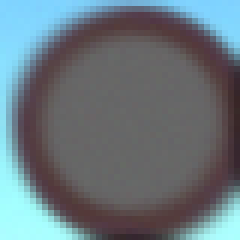
#> input picture Road_Signs_task/data/training/no_drive/14015.png, 40 x 40 px (shown 6 times larger); its folder holds only this picture in this run; the run also reads 1 picture not shown here
$ python -i eval.py   (imports and definitions only)
#> lines starting #> are read from the running program, lines starting #| are printed output that depends on the picture; pictures that were not available may be replaced by others from this repository, and a replacement may not be noted
import helpers
import cv2
import random
import numpy as np


def get_standatr_signs():
    """Функция, позволяющая получить стандартные изображения знаков для сравнения
    с оригинальными изображениями. Стандартные изображения знаков хранятся во внутреннем каталоге."""
    # стандартные изображения дорожных знаков
    a_unevenness = cv2.imread("data/standards/a_unevenness.jpg")
    # a_unevenness = cv2.inRange(a_unevenness, (89, 91, 149), (255, 255, 255))
    a_unevenness = cv2.resize(a_unevenness, (64, 64))
    a_unevenness = cv2.cvtColor(a_unevenness, cv2.COLOR_BGR2HSV)
    a_unevenness = a_unevenness[:, :, 0]

    no_drive = cv2.imread("data/standards/no_drive.png")
    # no_drive = cv2.inRange(no_drive, (89, 91, 149), (255, 255, 255))
    no_drive = cv2.resize(no_drive, (64, 64))
    no_drive = cv2.cvtColor(no_drive, cv2.COLOR_BGR2HSV)
    no_drive = no_drive[:, :, 0]

    no_entry = cv2.imread("data/standards/no_entry.jpg")
    # no_entry = cv2.inRange(no_entry, (89, 91, 149), (255, 255, 255))
    no_entry = cv2.resize(no_entry, (64, 64))
    no_entry = cv2.cvtColor(no_entry, cv2.COLOR_BGR2HSV)
    no_entry = no_entry[:, :, 0]

    parking = cv2.imread("data/standards/parking.jpg")
    # parking = cv2.inRange(parking, (0, 0, 0), (255, 0, 255))
    parking = cv2.resize(parking, (64, 64))
    parking = cv2.cvtColor(parking, cv2.COLOR_BGR2HSV)
    parking = parking[:, :, 0]

    pedistrain = cv2.imread("data/standards/pedistrain.jpg")
    # pedistrain = cv2.inRange(pedistrain, (89, 91, 149), (255, 255, 255))
    pedistrain = cv2.resize(pedistrain, (64, 64))
    pedistrain = cv2.cvtColor(pedistrain, cv2.COLOR_BGR2HSV)
    pedistrain = pedistrain[:, :, 0]


    road_works = cv2.imread("data/standards/road_works.jpg")
    # road_works = cv2.inRange(road_works, (89, 91, 149), (255, 255, 255))
    road_works = cv2.resize(road_works, (64, 64))
    road_works = cv2.cvtColor(road_works, cv2.COLOR_BGR2HSV)
    road_works = road_works[:, :, 0]

    stop = cv2.imread("data/standards/stop.jpg")
    # stop = cv2.inRange(stop, (89, 91, 149), (255, 255, 255))
    stop = cv2.resize(stop, (64, 64))
    stop = cv2.cvtColor(stop, cv2.COLOR_BGR2HSV)
    stop = stop[:, :, 0]

    way_out = cv2.imread("data/standards/way_out.jpg")
    # way_out = cv2.inRange(way_out, (89, 91, 149), (255, 255, 255))
    way_out = cv2.resize(way_out, (64, 64))
    way_out = cv2.cvtColor(way_out, cv2.COLOR_BGR2HSV)
    way_out = way_out[:, :, 0]

    standart_signs = {
        "a_unevenness": a_unevenness,
        "no_drive": no_drive,
        "no_entry": no_entry,
        "parking": parking,
        "pedistrain": pedistrain,
        "road_works": road_works,
        "stop": stop,
        "way_out": way_out
    }
    return standart_signs

def one_hot_encode(label):

    one_hot_encoded = []
    if label == "none":
        one_hot_encoded = [0, 0, 0, 0, 0, 0, 0, 0]
    elif label == "pedistrain":
        one_hot_encoded = [1, 0, 0, 0, 0, 0, 0, 0]
    elif label == "no_drive":
        one_hot_encoded = [0, 1, 0, 0, 0, 0, 0, 0]
    elif label == "stop":
        one_hot_encoded = [0, 0, 1, 0, 0, 0, 0, 0]
    elif label == "way_out":
        one_hot_encoded = [0, 0, 0, 1, 0, 0, 0, 0]
    elif label == "no_entry":
        one_hot_encoded = [0, 0, 0, 0, 1, 0, 0, 0]
    elif label == "road_works":
        one_hot_encoded = [0, 0, 0, 0, 0, 1, 0, 0]
    elif label == "parking":
        one_hot_encoded = [0, 0, 0, 0, 0, 0, 1, 0]
    elif label == "a_unevenness":
        one_hot_encoded = [0, 0, 0, 0, 0, 0, 0, 1]

    return one_hot_encoded


def predict_label(image):

    standart_signs = get_standatr_signs()
    a_unevenness = standart_signs["a_unevenness"]
    no_drive = standart_signs["no_drive"]
    no_entry = standart_signs["no_entry"]
    parking = standart_signs["parking"]
    pedistrain = standart_signs["pedistrain"]
    road_works = standart_signs["road_works"]
    stop = standart_signs["stop"]
    way_out = standart_signs["way_out"]

    predicted_label = [0, 0, 0, 0, 0, 0, 0, 1]

    # image = cv2.resize(image, (64, 64))
    # image = cv2.cvtColor(image, cv2.COLOR_BGR2GRAY)
    # _, image = cv2.threshold(image, 120, 255, cv2.THRESH_BINARY)

    # Идея: Привести картинку к HSV, сравнивать значения H
    image = cv2.resize(image, (64, 64))
    image = cv2.cvtColor(image, cv2.COLOR_BGR2HSV)
    image = image[:, :, 0]


    a_unevenness_val = 0
    no_drive_val = 0
    no_entry_val = 0
    none_val = 0
    parking_val = 0
    pedistrain_val = 0
    road_works_val = 0
    stop_val = 0
    way_out_val = 0

    # cv2.imshow("rgb_image", gray_image)
    # cv2.waitKey(0)
    CTRIT_DIF = 2
    for i in range(64):
        for j in range(64):
            if abs(int(image[i][j]) - int(a_unevenness[i][j])) <= CTRIT_DIF:
                a_unevenness_val += 1
            elif abs(int(image[i][j]) - int(no_drive[i][j])) <= CTRIT_DIF:
                no_drive_val += 1
            elif abs(int(image[i][j]) - int(no_entry[i][j])) <= CTRIT_DIF:
                no_entry_val += 1
            elif abs(int(image[i][j]) - int(parking[i][j])) <= CTRIT_DIF:
                parking_val += 1
            elif abs(int(image[i][j]) - int(pedistrain[i][j])) <= CTRIT_DIF:
                pedistrain_val += 1
            elif abs(int(image[i][j]) - int(road_works[i][j])) <= CTRIT_DIF:
                road_works_val += 1
            elif abs(int(image[i][j]) - int(stop[i][j])) <= CTRIT_DIF:
                stop_val += 1
            elif abs(int(image[i][j]) - int(way_out[i][j])) <= CTRIT_DIF:
                way_out_val += 1
            else:
                none_val += 1

    values = [a_unevenness_val, no_drive_val, no_entry_val, none_val,
             parking_val, pedistrain_val, road_works_val, stop_val, way_out_val]
    max_value = max(values)

    CRIT_SUM = 950

    if max_value >= CRIT_SUM:
        if a_unevenness_val == max_value:
            predicted_label = one_hot_encode("a_unevenness")
        elif no_drive_val == max_value:
            predicted_label = one_hot_encode("no_drive")
        elif no_entry_val == max_value:
            predicted_label = one_hot_encode("no_entry")
        elif parking_val == max_value:
            predicted_label = one_hot_encode("parking")
        elif pedistrain_val == max_value:
            predicted_label = one_hot_encode("pedistrain")
        elif road_works_val == max_value:
            predicted_label = one_hot_encode("road_works")
        elif stop_val == max_value:
            predicted_label = one_hot_encode("stop")
        elif way_out_val == max_value:
            predicted_label = one_hot_encode("way_out")
        else:
            predicted_label = one_hot_encode("none")
    else:
        predicted_label = one_hot_encode("none")

    return predicted_label

>>> import cv2
>>> picture = cv2.imread('data/training/no_drive/14015.png', cv2.IMREAD_GRAYSCALE)
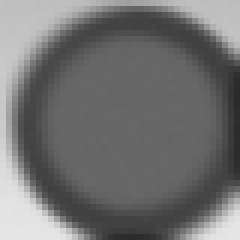
#> picture: shape (40, 40) (shown 6 times larger); min 43, max 230, mean 113.7
>>> result = predict_label(picture)
#> in get_standatr_signs, a_unevenness is the input picture: shape (40, 40, 3); mean B, G, R 124.2, 117.1, 104.5
#> in get_standatr_signs, `a_unevenness = cv2.resize(a_unevenness, (64, 64))`:
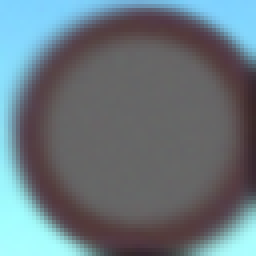
#> a_unevenness: shape (64, 64, 3) (shown 4 times larger); mean B, G, R 124.1, 117, 104.4
#> in get_standatr_signs, `a_unevenness = cv2.cvtColor(a_unevenness, cv2.COLOR_BGR2HSV)`: a_unevenness: shape (64, 64, 3); mean H, S, V 93.4, 45.7, 128.7
#> in get_standatr_signs, `a_unevenness = a_unevenness[:, :, 0]`:
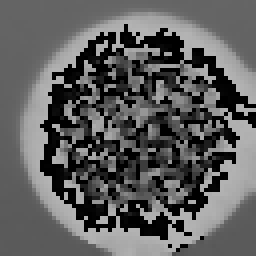
#> a_unevenness: shape (64, 64) (shown 4 times larger); min 0, max 179, mean 93.4
#> (the run stopped early here; a loop or call above may not have finished)
